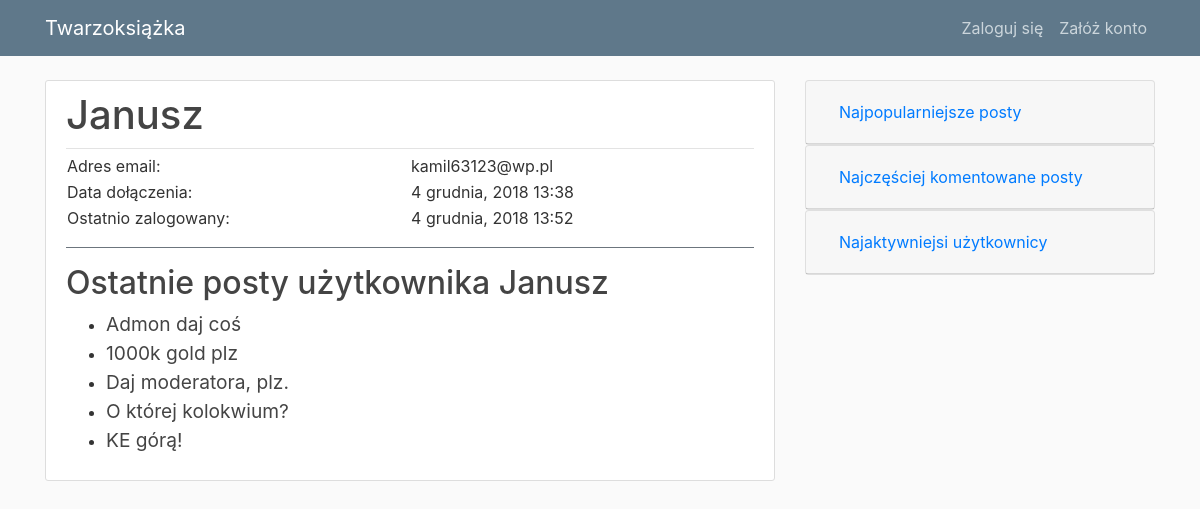
Page /users/10/ on the committed database.
### blog/models.py (models this page shows, shortened)
class Post(models.Model):
    title = models.CharField(max_length=100)
    content = models.TextField()
    date_posted = models.DateTimeField(default=timezone.now)
    author = models.ForeignKey(User, on_delete=models.CASCADE)
    visits = models.IntegerField(default=0)
    class Meta:
        ordering = ['-date_posted']

### users/views.py (the view)
# urls.py: path('<int:pk>/', views.UserDetailView.as_view(), name='user'),
class UserDetailView(DetailView):
    model = User
    template_name = 'users/user_detail.html'
    context_object_name = 'current_user'

### users/templates/users/user_detail.html (shortened to what this page needs)
{% extends "blog/index.html" %}
{% block content %}
<article class="media content-section">
  <div class="media-body">
    <div class="article-metadata d-flex justify-content-between">
      <h1>{{ object.username }}</h1>
    </div>
    <table class="table-borderless w-100">
      <tr>
        <td>Adres email:</td>
        <td>{{ object.email }}</td>
      </tr>
      <tr>
        <td>Data dołączenia:</td>
        <td>{{ object.date_joined|date:"j E, Y G:i" }}</td>
      </tr>
      <tr>
        <td>Ostatnio zalogowany:</td>
        <td>{{ object.last_login|date:"j E, Y G:i" }}</td>
      </tr>
    </table>
    <div class="mt-3 py-3 border-top border-secondary">
      {% if object.post_set.all %}
      <h2>Ostatnie posty użytkownika {{ object.username }}</h2>
      <ul>
        {% for post in object.post_set.all|slice:":5" %}
        <li><big><a class="article-title" href="{% url 'post-detail' post.id %}">{{ post.title }}</a></big></li>
        {% endfor %}
      </ul>
      {% else %}
      <p>{{ object.username }} nie opublikował jeszcze żadnego postu.</p>
      {% endif %}
    </div>
  </div>
</article>
{% endblock content %}

### blog/static/blog/main.css (style rules this page uses)
body { background: #fafafa; color: #333333; margin-top: 5rem; }
h1, h2, h3, h4, h5, h6 { color: #444444; }
ul { margin: 0; }
.content-section { background: #ffffff; padding: 10px 20px; border: 1px solid #dddddd; border-radius: 3px; margin-bottom: 20px; }
.article-title { color: #444444; }
.article-metadata { padding-bottom: 1px; margin-bottom: 4px; border-bottom: 1px solid #e3e3e3 }

### rows in the picture
Post: title "Admon daj coś"
Post: title "1000k gold plz"
Post: title "Daj moderatora, plz."
Post: title "O której kolokwium?"
Post: title "KE górą!"

### other values in the picture
{{ object.username }} "Janusz"
{{ object.email }} "kamil63123@wp.pl"
{{ object.date_joined|date:"j E, Y G:i" }} "4 grudnia, 2018 13:38"
{{ object.last_login|date:"j E, Y G:i" }} "4 grudnia, 2018 13:52"
